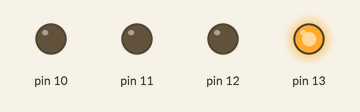
Simulated run of this sketch. Board: Arduino Uno, built with avr-gcc and run on an emulated ATmega328P. On the bench: output pins drawn as LEDs (lit = HIGH).

Above: at 0.02 s.
At 0.72 s:
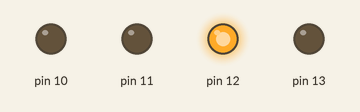
At 1.32 s:
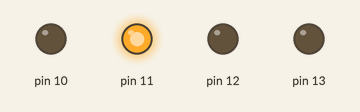
At 2.6 s:
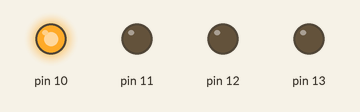
Timing chart, 0 to 3.0 s (numbered marks = the images above):
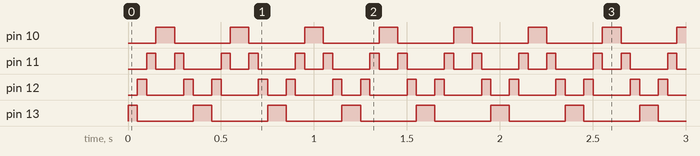

The sketch:

coche_fantastico.ino
```cpp
// C++ code
//

int pin = 0;

void setup()
{
  pinMode(13, OUTPUT);
  pinMode(12, OUTPUT);
  pinMode(11, OUTPUT);
  pinMode(10, OUTPUT);
}

void loop()
{
  for(pin = 13; pin >= 10; pin--){
    digitalWrite(pin, HIGH);
    delay(50);
    digitalWrite(pin, LOW);
  }

  for(pin = 10; pin <= 13; pin++){
    digitalWrite(pin, HIGH);
    delay(50);
    digitalWrite(pin, LOW);
  }
}
```

Measured:
- by itself, pin 10, pin 13: alternates HIGH for 0.10 s and LOW for 0.30 s
- by itself, pin 11: repeats every 0.40 s: LOW 0.10 s, HIGH 0.05 s, LOW 0.20 s, HIGH 0.05 s
- by itself, pin 12: repeats every 0.40 s: LOW 0.20 s, HIGH 0.05 s, LOW 0.10 s, HIGH 0.05 s
